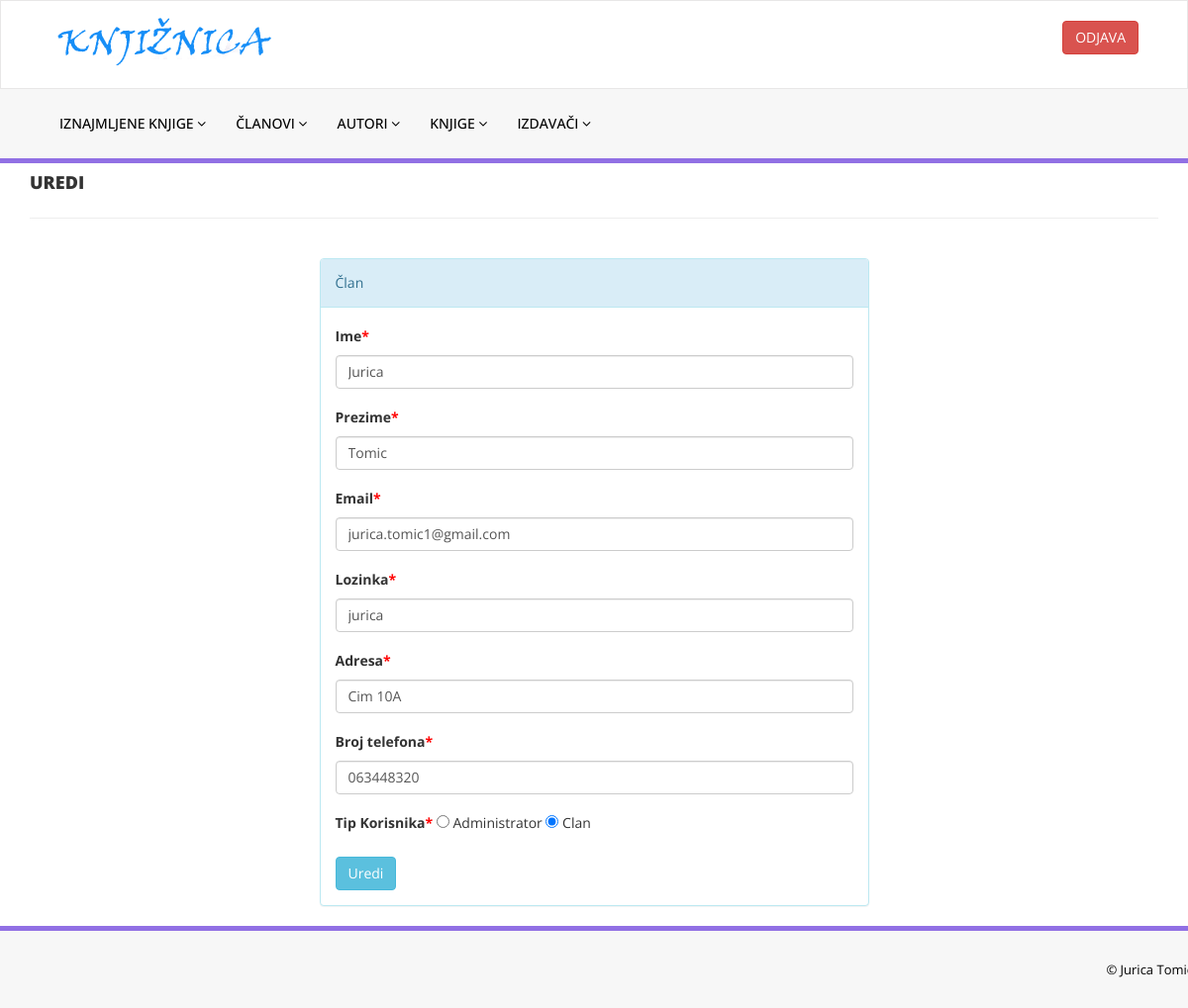
Screenshot of /urediClana.php?ID_Korisnik=1 (signed in) with the database file from the repository.
### tables this page shows
CREATE TABLE `korisnici` (
  `ID_Korisnik` int(11) NOT NULL,
  `Ime` varchar(50) NOT NULL,
  `Prezime` varchar(50) NOT NULL,
  `E_Mail` varchar(100) NOT NULL,
  `Lozinka` varchar(50) NOT NULL,
  `Adresa` varchar(50) DEFAULT NULL,
  `Br_Telefona` varchar(50) DEFAULT NULL,
  `Status` tinyint(1) DEFAULT 1,
  `Tip_KorisnikaID` int(11) NOT NULL
);

### urediClana.php (the view, shortened to what this page needs)
<?php
include('includes/config.php');
if(strlen($_SESSION['alogin'])==0)
    {
header('location:index.php');
}
else{
?>
<!DOCTYPE html>
<html xmlns="http://www.w3.org/1999/xhtml">
<head>
    <link href="assets/css/bootstrap.css" rel="stylesheet" />
    <link href="assets/css/font-awesome.css" rel="stylesheet" />
    <link href="assets/css/style.css" rel="stylesheet" />
</head>
<body>
<?php include('includes/header.php');?>
    <div class="content-wra
    <div class="content-wrapper">
         <div class="container">
        <div class="row pad-botm">
            <div class="col-md-12">
                <h4 class="header-line"> Uredi </h4>
                            </div>
</div>
<div class="row">
<div class="col-md-6 col-sm-6 col-xs-12 col-md-offset-3"">
<div class="panel panel-info">
<div class="panel-heading">
Član
</div>
<div class="panel-body">
<form role="form" method="post">
<div class="form-group">
<?php
$ID_Korisnik=intval($_GET['ID_Korisnik']);
$sql = "SELECT * from  korisnici where ID_Korisnik =:ID_Korisnik";
$query = $dbh -> prepare($sql);
$query->bindParam(':ID_Korisnik',$ID_Korisnik,PDO::PARAM_STR);
$query->execute();
$results=$query->fetchAll(PDO::FETCH_OBJ);
if($query->rowCount() > 0)
{
foreach($results as $result)
{               ?>
<div class="form-group">
<label>Ime<span style="color:red;">*</span></label>
<input class="form-control" type="text" name="ime" value="<?php echo htmlentities($result->Ime);?>"  required="required" />
</div>
<div class="form-group">
<label>Prezime<span style="color:red;">*</span></label>
<input class="form-control" type="text" name="prezime" value="<?php echo htmlentities($result->Prezime);?>"  required="required" />
</div>
<div class="form-group">
<label>Email<span style="color:red;">*</span></label>
<input class="form-control" type="text" name="email" value="<?php echo htmlentities($result->E_Mail);?>"  required="required" />
</div>
<div class="form-group">
<label>Lozinka<span style="color:red;">*</span></label>
<input class="form-control" type="text" name="lozinka" value="<?php echo htmlentities($result->Lozinka);?>"  required="required" />
</div>
<div class="form-group">
<label>Adresa<span style="color:red;">*</span></label>
<input class="form-control" type="text" name="adresa" value="<?php echo htmlentities($result->Adresa);?>"  required="required" />
</div>
<div class="form-group">
<label>Broj telefona<span style="color:red;">*</span></label>
<input class="form-control" type="text" name="brtel" value="<?php echo htmlentities($result->Br_Telefona);?>"  required="required" />
</div>
<div class="form-group">
 <label>Tip Korisnika<span style="color:red;">*</span></label>
  <input type="radio" name="tip" value="1"> Administrator
  <input type="radio" name="tip" value="2"  checked="checked"> Clan<br>
  </div>
<?php }} ?>
</div>
<button type="submit" name="update" class="btn btn-info">Uredi </button>
                                    </form>
                            </div>
                        </div>
                            </div>
        </div>
    </div>
    </div>
  <?php include('includes/footer.php');?>
</body>
</html>
<?php } ?>

### assets/css/style.css (style rules this page uses)
.header-line { font-weight:900; padding-bottom:25px; border-bottom:1px solid #eeeeee; text-transform:uppercase; }
.pad-botm { padding-bottom:30px; }

### rows the page displays
korisnici: ime "Jurica", prezime "Tomic", email "jurica.tomic1@gmail.com", lozinka "jurica", adresa "Cim 10A", brtel "063448320"
